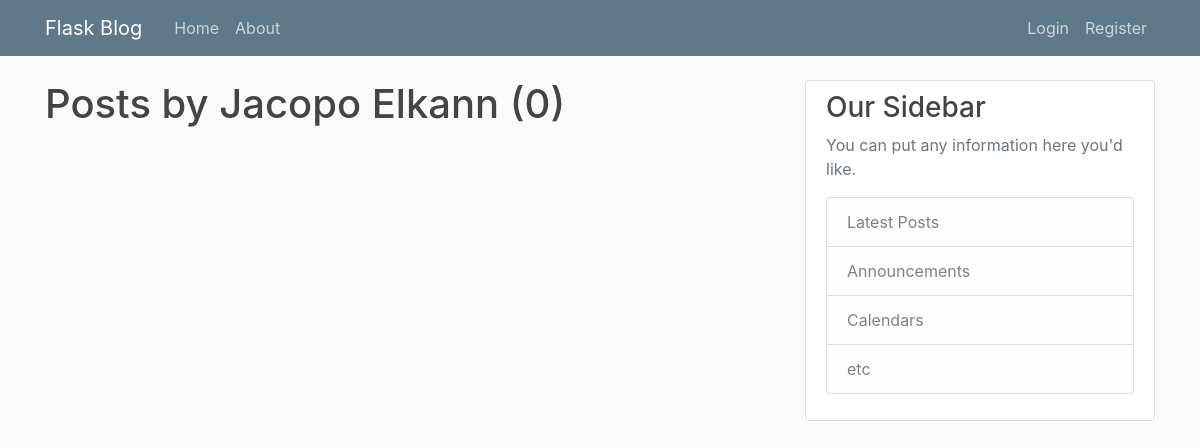
/user/Jacopo Elkann, run on an earlier commit of the app's database.
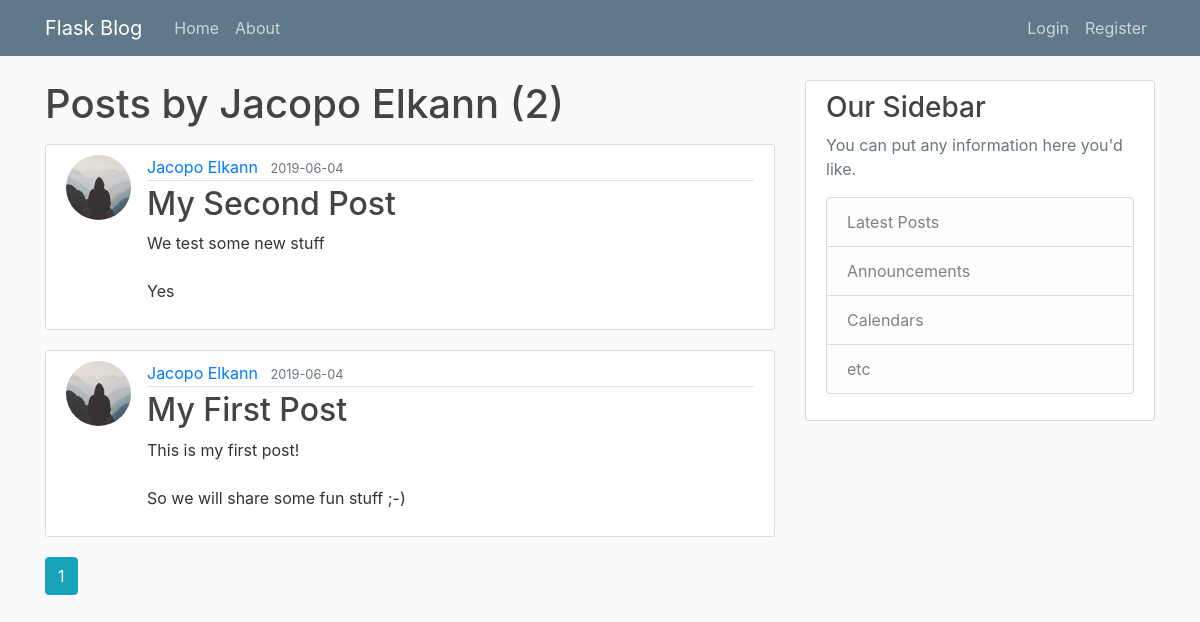
And on a later commit of the database.
### flaskblog/models.py (models this page shows, shortened)
class Post(db.Model):
    id = db.Column(db.Integer, primary_key=True)
    title = db.Column(db.String(100), nullable=False)
    date_posted = db.Column(db.DateTime, nullable=False, default=datetime.utcnow)
    content = db.Column(db.Text, nullable=False)
    user_id = db.Column(db.Integer, db.ForeignKey('user.id'), nullable=False)

class User(db.Model, UserMixin):
    id = db.Column(db.Integer, primary_key=True)
    username = db.Column(db.String(20), unique=True, nullable=False)
    email = db.Column(db.String(120), unique=True, nullable=False)
    image_file = db.Column(db.String(20), nullable=False, default='default.jpg')
    password = db.Column(db.String(60), nullable=False)
    posts = db.relationship('Post', backref='author', lazy=True)

### flaskblog/users/routes.py (the view)
@users.route("/user/<string:username>")
def user_posts(username):
    page = request.args.get('page', 1, type=int)
    user = User.query.filter_by(username=username).first_or_404()
    posts = Post.query.filter_by(author=user)\
        .order_by(Post.date_posted.desc())\
        .paginate(page=page, per_page=5)
    return render_template('user_posts.html', posts=posts, user=user)

### flaskblog/templates/user_posts.html
{% extends "layout.html" %}
{% block content %}
    <h1 class="mb-3">Posts by {{ user.username }} ({{ posts.total }})</h1>
    {% for post in posts.items %}
        <article class="media content-section">
          <img class="rounded-circle article-img" src="{{ url_for('static', filename='profile_pics/' + post.author.image_file) }}">
          <div class="media-body">
            <div class="article-metadata">
              <a class="mr-2" href="{{ url_for('users.user_posts', username=post.author.username) }}">{{ post.author.username }}</a>
              <small class="text-muted">{{ post.date_posted.strftime('%Y-%m-%d') }}</small>
            </div>
            <h2><a class="article-title" href="{{ url_for('posts.post', post_id=post.id) }}">{{ post.title }}</a></h2>
            <p class="article-content">{{ post.content }}</p>
          </div>
        </article>
    {% endfor %}
    {% for page_num in posts.iter_pages(left_edge=1, right_edge=1, left_current=1, right_current=2) %}
      {% if page_num %}
        {% if posts.page == page_num %}
          <a class="btn btn-info mb-4" href="{{ url_for('users.user_posts', username=user.username, page=page_num) }}">{{ page_num }}</a>
        {% else %}
          <a class="btn btn-outline-info mb-4" href="{{ url_for('users.user_posts', username=user.username, page=page_num) }}">{{ page_num }}</a>
        {% endif %}
      {% else %}
        ...
      {% endif %}
    {% endfor %}
{% endblock content %}

What changed in the data, as far as the page shows it:
added Post: image_file (placeholder picture), author.username "Jacopo Elkann", date_posted "2019-06-04", title "My Second Post", content "We test some new stuff Yes"
added Post: image_file (placeholder picture), author.username "Jacopo Elkann", date_posted "2019-06-04", title "My First Post", content "This is my first post! So we will share some fun stuff ;-)"
Also different on the page:
{{ posts.total }}: "0" → "2"
new list line: "1"
